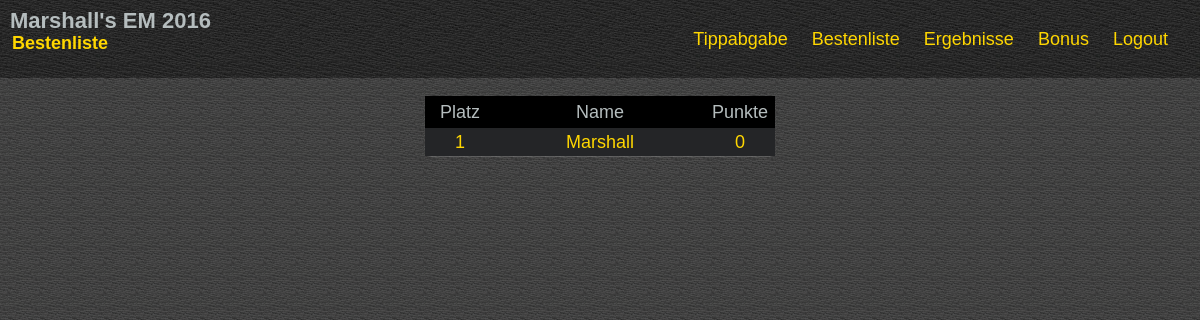
/ranking (signed in), run on the app's committed database.
### tables this page shows
CREATE TABLE IF NOT EXISTS `competition_users` (
  `id` int(11) NOT NULL AUTO_INCREMENT,
  `email` text NOT NULL,
  `password` varchar(65) NOT NULL,
  `username` varchar(65) NOT NULL,
  PRIMARY KEY (`id`)
);

### database.php (called while the page is built, shortened)
<?php
class Database {
    private $_connection;
    private static $_instance;
    private $_host = DatabaseConfig::HOST;
    private $_username = DatabaseConfig::USER;
    private $_password = DatabaseConfig::PASS;
    private $_database = DatabaseConfig::NAME;
    public static function getInstance()
    {
        if (!self::$_instance) {
            self::$_instance = new self();
        }
        return self::$_instance;
    }
    private function __construct()
    {
        try {
            $this->_connection  = new \PDO("mysql:host=$this->_host;dbname=$this->_database;charset=utf8", $this->_username, $this->_password);
        } catch (PDOException $e) {
            echo $e->getMessage();
        }
    }
	private function execute($sql, $data = array())
	{
		$stmt = $this->_connection->prepare($sql);
		if (!$stmt->execute()) {
			var_dump($stmt->errorInfo());
		}
		return $stmt->fetchAll(PDO::FETCH_ASSOC);
	}
	public function getUsers()
	{
		$sql = "SELECT id as uid, username as name FROM competition_users";
		return $this->execute($sql);
	}
}
?>

### standing.php (the view, shortened to what this page needs)
 <div>
<?php
	require_once('database.php');
	$db = Database::getInstance();
	$ranking = Array();
	$users = $db->getUsers();
	foreach ($users as $user)
	{
		$ranking[$user['uid']] = Array(
			'uid' => $user['uid'],
			'name' => $user['name'],
			'score' => 0);
	}
	usort($ranking, "sortByScore");
?>
<table id="user_ranking" class="table">
	<thead>
		<tr >
			<td style="width: 20%">Platz</td>
			<td style="width: 60%">Name</td>
			<td style="width: 20%">Punkte</td>
		</tr>
	</thead>
	<tbody>
<?php
	$pos = 0;
	$lastScore = -1;
	foreach ($ranking as $r)
	{
		if ($r['score'] != $lastScore) $pos++;
		$colors = Array('', 'gold', 'silver', 'bronze');
		$color = ($pos <= 3) ? $colors[$pos] : 'standard';
		echo "	<tr class=\"ranking_$color\">
					<td>$pos</td>
					<td>{$r['name']}</td>
					<td>{$r['score']}</td>
				</tr>";
		$lastScore = $r['score'];
	}
?>
	</tbody>
</table>
</div>

### css/competition.css (style rules this page uses)
html, body, div, span, applet, object, iframe, h1, h2, h3, h4, h5, h6, p, blockquote, pre, a, abbr, acronym, address, big, cite, code, del, dfn, em, img, ins, kbd, q, s, samp, small, strike, strong, sub, sup, tt, var, b, u, i, center, dl, dt, dd, ol, ul, li, fieldset, form, label, legend, table, caption, tbody, tfoot, thead, tr, th, td, article, aside, canvas, details, embed, figure, figcaption, footer, header, hgroup, menu, nav, output, ruby, section, summary, time, mark, audio, video { margin: 0; padding: 0; border: 0; font-size: 100%; font-family: 'Fjalla One',sans-serif; vertical-align: baseline; }
body { line-height: 1; }
table { border-collapse: collapse; border-spacing: 0; }
html { height: 100%; }
body { min-height: 100%; background: url(../img/bg.png) center; }
table.table { background-color: #141517; -webkit-border-radius: 7px; -moz-border-radius: 7px; border-radius: 7px; -webkit-box-shadow: 0px 1px 1px 0px rgba(255,255,255, .2), inset 0px 1px 1px 0px rgb(0,0,0); -moz-box-shadow: 0px 1px 1px 0px rgba(255,255,255, .2), inset 0px 1px 1px 0px rgb(0,0,0); box-shadow: 0px 1px 1px 0px rgba(255,255,255, .2), inset 0px 1px 1px 0px rgb(0,0,0); color:#b5bdbe;font-size: 18px; font-family: 'Fjalla One', serif; display: inline-table; }
#user_ranking thead > tr > td { padding: 7px; }
#user_ranking tbody > tr > td { padding: 5px; }
#user_ranking thead tr { background-color: #000000; }
#user_ranking tbody tr { background-color: #242527; }
#user_ranking tr.ranking_gold { color: gold; }

### data on the page
competition_users: pos "1", username "Marshall", score "0"

### other printed values
$title "Tippabgabe"
$title "Bestenliste"
$title "Ergebnisse"
$title "Bonus"
$title "Logout"
$_SESSION["activeUser"] "Marshall"
self::getPageTitle() "Bestenliste"
